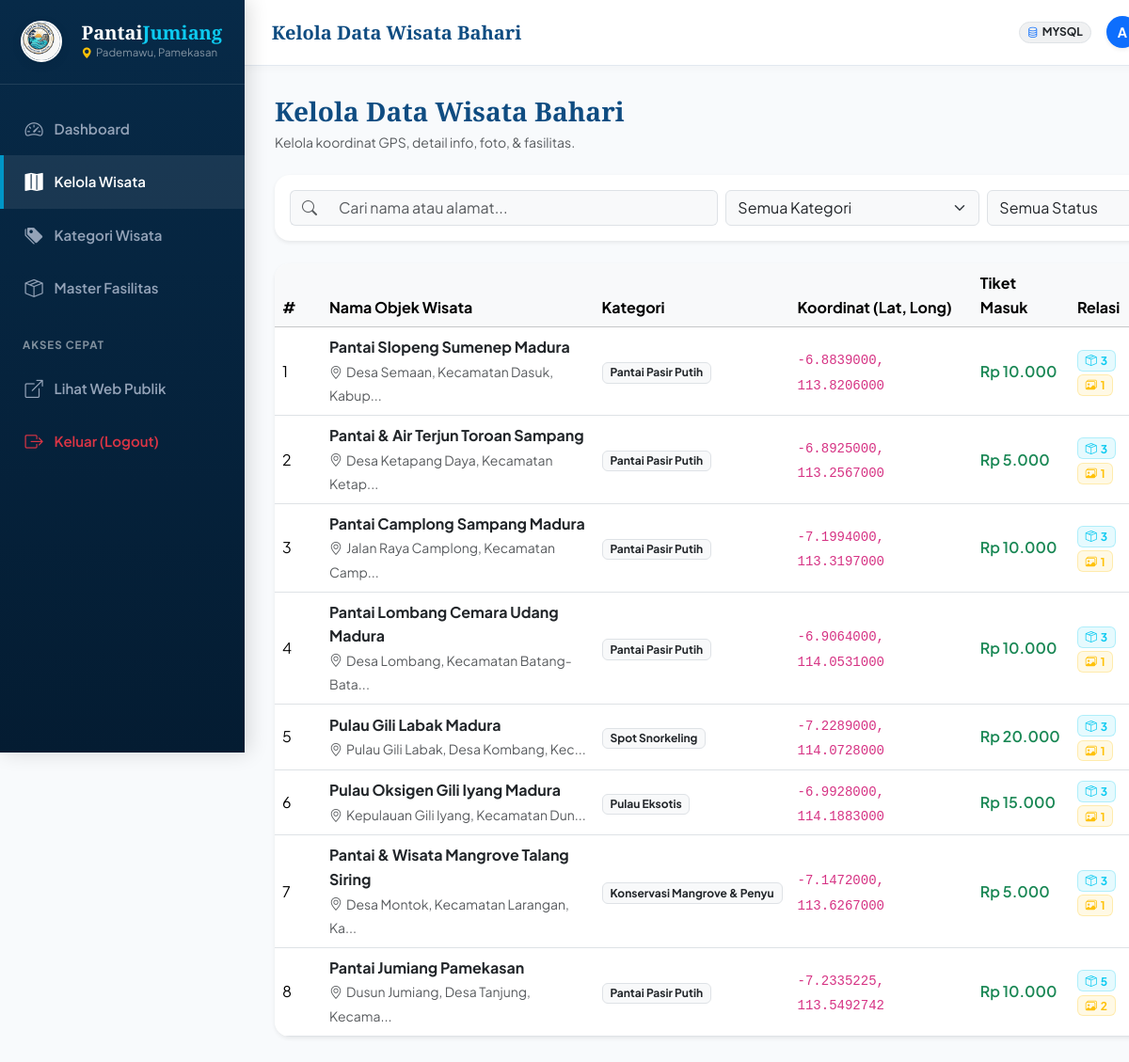
Before: /admin/wisata.php (signed in) with the older database file.
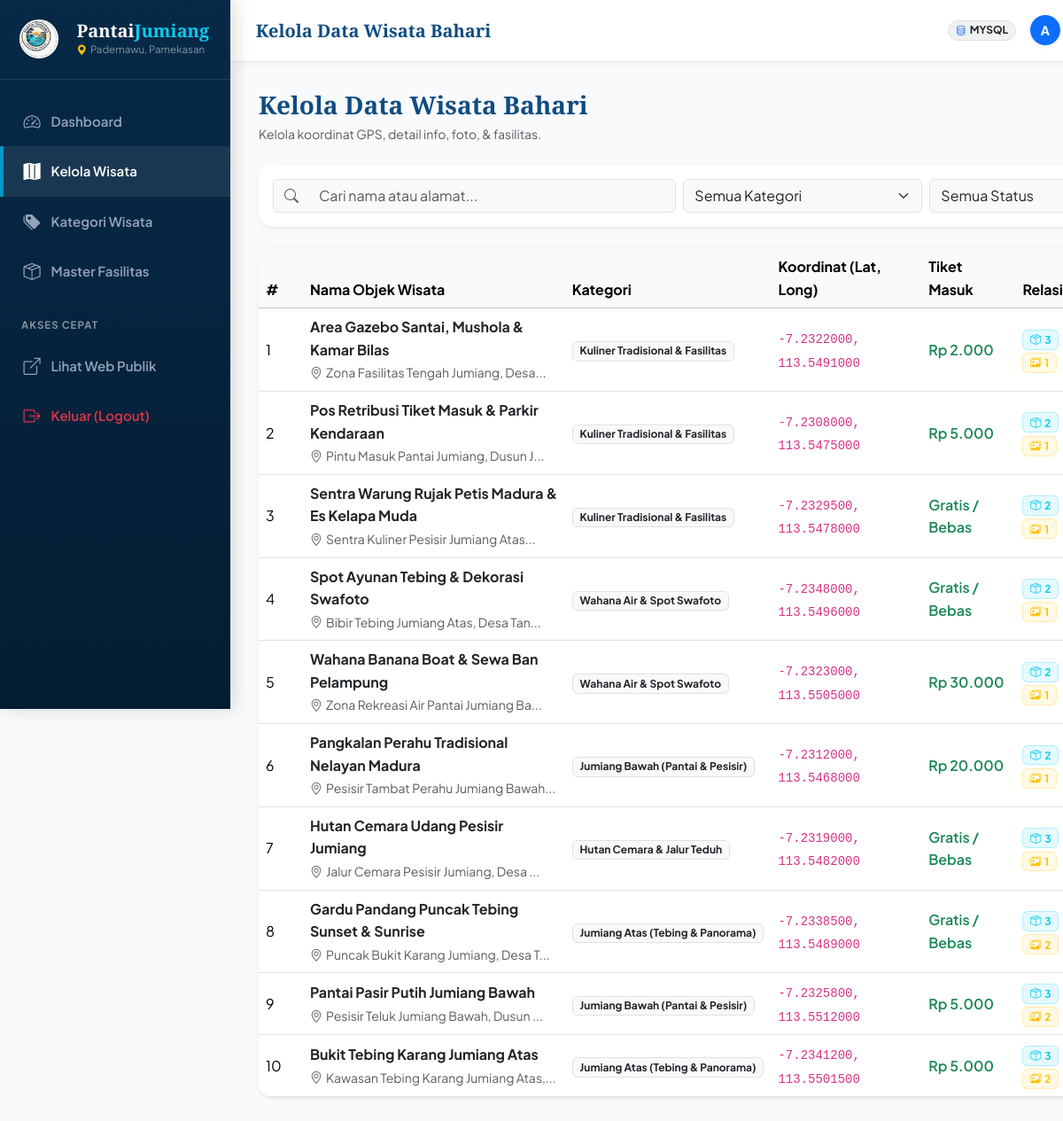
After: the same page with the newer database file.
### tables this page shows
CREATE TABLE `wisata` (
  `id_wisata` INT AUTO_INCREMENT PRIMARY KEY,
  `id_kategori` INT NOT NULL,
  `nama_wisata` VARCHAR(150) NOT NULL,
  `deskripsi` TEXT NOT NULL,
  `alamat` TEXT NOT NULL,
  `latitude` DECIMAL(10,7) NOT NULL,
  `longitude` DECIMAL(10,7) NOT NULL,
  `harga_tiket` DECIMAL(12,2) DEFAULT 0.00,
  `jam_operasional` VARCHAR(100) DEFAULT '08:00 - 17:00 WIB',
  `status` ENUM('aktif', 'draft', 'nonaktif') DEFAULT 'aktif',
  `id_user` INT NOT NULL,
  `created_at` DATETIME DEFAULT CURRENT_TIMESTAMP,
  CONSTRAINT `fk_wisata_kategori` FOREIGN KEY (`id_kategori`) REFERENCES `kategori_wisata` (`id_kategori`) ON DELETE RESTRICT ON UPDATE CASCADE,
  CONSTRAINT `fk_wisata_user` FOREIGN KEY (`id_user`) REFERENCES `users` (`id_user`) ON DELETE RESTRICT ON UPDATE CASCADE
);

CREATE TABLE `kategori_wisata` (
  `id_kategori` INT AUTO_INCREMENT PRIMARY KEY,
  `nama_kategori` VARCHAR(100) NOT NULL,
  `deskripsi` TEXT NULL
);

### config/db.php (called while the page is built, shortened)
<?php
function formatRupiah(float|int $amount): string {
    if ($amount <= 0) return 'Gratis / Bebas';
    return 'Rp ' . number_format($amount, 0, ',', '.');
}

### admin/wisata.php (the view, shortened to what this page needs)
<?php
require_once __DIR__ . '/../config/db.php';
$db = getDB();
$search = trim($_GET['search'] ?? '');
$sql = "
    SELECT w.*, k.nama_kategori,
        (SELECT COUNT(*) FROM wisata_fasilitas wf WHERE wf.id_wisata = w.id_wisata) AS total_fasilitas,
        (SELECT COUNT(*) FROM foto_wisata fw WHERE fw.id_wisata = w.id_wisata) AS total_foto
    FROM wisata w
    JOIN kategori_wisata k ON w.id_kategori = k.id_kategori
    WHERE 1=1
";
$params = [];
$sql .= " ORDER BY w.id_wisata DESC";
$stmt = $db->prepare($sql);
$stmt->execute($params);
$wisataList = $stmt->fetchAll();
include __DIR__ . '/../includes/admin_header.php';
?>
<div class="d-flex justify-content-between align-items-sm-center flex-column flex-sm-row mb-3 mb-md-4 gap-2">
    <div>
        <h3 class="font-serif fw-bold text-ocean-primary mb-1 admin-welcome-title">Kelola Data Wisata Bahari</h3>
        <p class="text-muted small mb-0 admin-welcome-sub">Kelola koordinat GPS, detail info, foto, & fasilitas.</p>
    </div>
</div>
<div class="card border-0 shadow-sm rounded-4 p-3 mb-4">
    <form method="GET" action="wisata.php" class="row g-2 align-items-center">
        <div class="col-md-5">
            <div class="input-group">
                <span class="input-group-text bg-light border-end-0"><i class="bi bi-search text-muted"></i></span>
                <input type="text" name="search" class="form-control border-start-0 bg-light"
                       placeholder="Cari nama atau alamat..." value="<?= htmlspecialchars($search) ?>">
            </div>
        </div>
        <div class="col-md-3">
            <select name="kategori" class="form-select bg-light">
                <option value="0">Semua Kategori</option>
            </select>
        </div>
        <div class="col-md-2">
            <select name="status" class="form-select bg-light">
                <option value="">Semua Status</option>
            </select>
        </div>
    </form>
</div>
<div class="card border-0 shadow-sm rounded-4 overflow-hidden mb-4">
    <div class="table-responsive d-none d-md-block">
        <table class="table table-hover align-middle mb-0">
            <thead class="table-light">
                <tr>
                    <th style="width: 50px;">#</th>
                    <th>Nama Objek Wisata</th>
                    <th>Kategori</th>
                    <th>Koordinat (Lat, Long)</th>
                    <th>Tiket Masuk</th>
                    <th>Relasi</th>
                </tr>
            </thead>
            <tbody>
                <?php if (empty($wisataList)): ?>
                    <tr>
                        <td colspan="8" class="text-center py-5 text-muted">
                            <i class="bi bi-inbox fs-2 d-block mb-2 text-muted"></i>
                            Tidak ada data wisata bahari yang ditemukan.
                        </td>
                    </tr>
                <?php else: ?>
                    <?php foreach ($wisataList as $idx => $w): ?>
                        <tr>
                            <td><?= $idx + 1 ?></td>
                            <td>
                                <div class="fw-bold text-dark"><?= htmlspecialchars($w['nama_wisata']) ?></div>
                                <small class="text-muted"><i class="bi bi-geo-alt me-1"></i><?= htmlspecialchars(mb_strimwidth($w['alamat'], 0, 38, '...')) ?></small>
                            </td>
                            <td>
                                <span class="badge bg-light text-dark border"><?= htmlspecialchars($w['nama_kategori']) ?></span>
                            </td>
                            <td>
                                <code><?= $w['latitude'] ?>, <?= $w['longitude'] ?></code>
                            </td>
                            <td>
                                <span class="fw-semibold text-success"><?= formatRupiah((float)$w['harga_tiket']) ?></span>
                            </td>
                            <td>
                                <span class="badge bg-info bg-opacity-10 text-info border border-info border-opacity-25" title="Total Fasilitas Terhubung">
                                    <i class="bi bi-box-seam me-1"></i><?= $w['total_fasilitas'] ?>
                                </span>
                                <span class="badge bg-warning bg-opacity-10 text-warning border border-warning border-opacity-25" title="Total Foto Galeri">
                                    <i class="bi bi-images me-1"></i><?= $w['total_foto'] ?>
                                </span>
                            </td>
                        </tr>
                    <?php endforeach; ?>
                <?php endif; ?>
            </tbody>
        </table>
    </div>
</div>
<?php include __DIR__ . '/../includes/admin_footer.php'; ?>

Changed rows visible on the page:
added wisata: nama_wisata "Area Gazebo Santai, Mushola & Kamar Bilas", alamat "Zona Fasilitas Tengah Jumiang, Desa...", id_kategori.nama_kategori "Kuliner Tradisional & Fasilitas", latitude "-7.2322000", longitude "113.5491000", harga_tiket "Rp 2.000", total_fasilitas "3", total_foto "1"
added wisata: nama_wisata "Pos Retribusi Tiket Masuk & Parkir Kendaraan", alamat "Pintu Masuk Pantai Jumiang, Dusun J...", id_kategori.nama_kategori "Kuliner Tradisional & Fasilitas", latitude "-7.2308000", longitude "113.5475000", harga_tiket "Rp 5.000", total_fasilitas "2", total_foto "1"
changed wisata: nama_wisata "Pantai Slopeng Sumenep Madura" → "Sentra Warung Rujak Petis Madura & Es Kelapa Muda"; alamat "Desa Semaan, Kecamatan Dasuk, Kabup..." → "Sentra Kuliner Pesisir Jumiang Atas..."; id_kategori.nama_kategori "Pantai Pasir Putih" → "Kuliner Tradisional & Fasilitas"; latitude "-6.8839000" → "-7.2329500"; longitude "113.8206000" → "113.5478000"; harga_tiket "Rp 10.000" → "Gratis / Bebas"; total_fasilitas "3" → "2"
changed wisata: nama_wisata "Pantai & Air Terjun Toroan Sampang" → "Spot Ayunan Tebing & Dekorasi Swafoto"; alamat "Desa Ketapang Daya, Kecamatan Ketap..." → "Bibir Tebing Jumiang Atas, Desa Tan..."; id_kategori.nama_kategori "Pantai Pasir Putih" → "Wahana Air & Spot Swafoto"; latitude "-6.8925000" → "-7.2348000"; longitude "113.2567000" → "113.5496000"; harga_tiket "Rp 5.000" → "Gratis / Bebas"; total_fasilitas "3" → "2"
changed wisata: nama_wisata "Pantai Camplong Sampang Madura" → "Wahana Banana Boat & Sewa Ban Pelampung"; alamat "Jalan Raya Camplong, Kecamatan Camp..." → "Zona Rekreasi Air Pantai Jumiang Ba..."; id_kategori.nama_kategori "Pantai Pasir Putih" → "Wahana Air & Spot Swafoto"; latitude "-7.1994000" → "-7.2323000"; longitude "113.3197000" → "113.5505000"; harga_tiket "Rp 10.000" → "Rp 30.000"; total_fasilitas "3" → "2"
changed wisata: nama_wisata "Pantai Lombang Cemara Udang Madura" → "Pangkalan Perahu Tradisional Nelayan Madura"; alamat "Desa Lombang, Kecamatan Batang-Bata..." → "Pesisir Tambat Perahu Jumiang Bawah..."; id_kategori.nama_kategori "Pantai Pasir Putih" → "Jumiang Bawah (Pantai & Pesisir)"; latitude "-6.9064000" → "-7.2312000"; longitude "114.0531000" → "113.5468000"; harga_tiket "Rp 10.000" → "Rp 20.000"; total_fasilitas "3" → "2"
changed wisata: nama_wisata "Pulau Gili Labak Madura" → "Hutan Cemara Udang Pesisir Jumiang"; alamat "Pulau Gili Labak, Desa Kombang, Kec..." → "Jalur Cemara Pesisir Jumiang, Desa ..."; id_kategori.nama_kategori "Spot Snorkeling" → "Hutan Cemara & Jalur Teduh"; latitude "-7.2289000" → "-7.2319000"; longitude "114.0728000" → "113.5482000"; harga_tiket "Rp 20.000" → "Gratis / Bebas"
changed wisata: nama_wisata "Pulau Oksigen Gili Iyang Madura" → "Gardu Pandang Puncak Tebing Sunset & Sunrise"; alamat "Kepulauan Gili Iyang, Kecamatan Dun..." → "Puncak Bukit Karang Jumiang, Desa T..."; id_kategori.nama_kategori "Pulau Eksotis" → "Jumiang Atas (Tebing & Panorama)"; latitude "-6.9928000" → "-7.2338500"; longitude "114.1883000" → "113.5489000"; harga_tiket "Rp 15.000" → "Gratis / Bebas"; total_foto "1" → "2"
changed wisata: nama_wisata "Pantai & Wisata Mangrove Talang Siring" → "Pantai Pasir Putih Jumiang Bawah"; alamat "Desa Montok, Kecamatan Larangan, Ka..." → "Pesisir Teluk Jumiang Bawah, Dusun ..."; id_kategori.nama_kategori "Konservasi Mangrove & Penyu" → "Jumiang Bawah (Pantai & Pesisir)"; latitude "-7.1472000" → "-7.2325800"; longitude "113.6267000" → "113.5512000"; total_foto "1" → "2"
changed wisata: nama_wisata "Pantai Jumiang Pamekasan" → "Bukit Tebing Karang Jumiang Atas"; alamat "Dusun Jumiang, Desa Tanjung, Kecama..." → "Kawasan Tebing Karang Jumiang Atas,..."; id_kategori.nama_kategori "Pantai Pasir Putih" → "Jumiang Atas (Tebing & Panorama)"; latitude "-7.2335225" → "-7.2341200"; longitude "113.5492742" → "113.5501500"; harga_tiket "Rp 10.000" → "Rp 5.000"; total_fasilitas "5" → "3"
